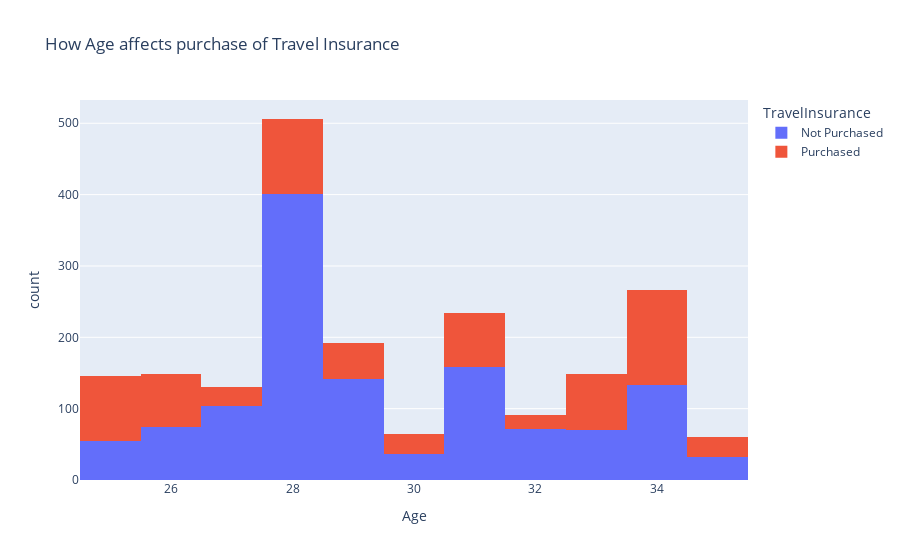

This figure's notebook cell:
### Code cell
fig = px.histogram(data, x='Age', color='TravelInsurance', title='How Age affects purchase of Travel Insurance')
fig.show()

### Figure 1 — Plotly figure (JSON) as saved in the notebook; plotly's stock layout.template omitted (floating-point values rounded to 4 significant figures; data arrays with more than 128 entries replaced by an {"elided": "..."} marker saying what was removed)
{"data": [{"alignmentgroup": "True", "bingroup": "x", "hovertemplate": "TravelInsurance=Not Purchased<br>Age=%{x}<br>count=%{y}<extra></extra>", "legendgroup": "Not Purchased", "marker": {"color": "#636efa", "pattern": {"shape": ""}}, "name": "Not Purchased", "offsetgroup": "Not Purchased", "orientation": "v", "showlegend": true, "type": "histogram", "x": {"elided": "1277 int values"}, "xaxis": "x", "yaxis": "y"}, {"alignmentgroup": "True", "bingroup": "x", "hovertemplate": "TravelInsurance=Purchased<br>Age=%{x}<br>count=%{y}<extra></extra>", "legendgroup": "Purchased", "marker": {"color": "#EF553B", "pattern": {"shape": ""}}, "name": "Purchased", "offsetgroup": "Purchased", "orientation": "v", "showlegend": true, "type": "histogram", "x": {"elided": "710 int values"}, "xaxis": "x", "yaxis": "y"}], "layout": {"barmode": "relative", "legend": {"title": {"text": "TravelInsurance"}, "tracegroupgap": 0}, "title": {"text": "How Age affects purchase of Travel Insurance"}, "xaxis": {"anchor": "y", "domain": [0, 1], "title": {"text": "Age"}}, "yaxis": {"anchor": "x", "domain": [0, 1], "title": {"text": "count"}}}}
